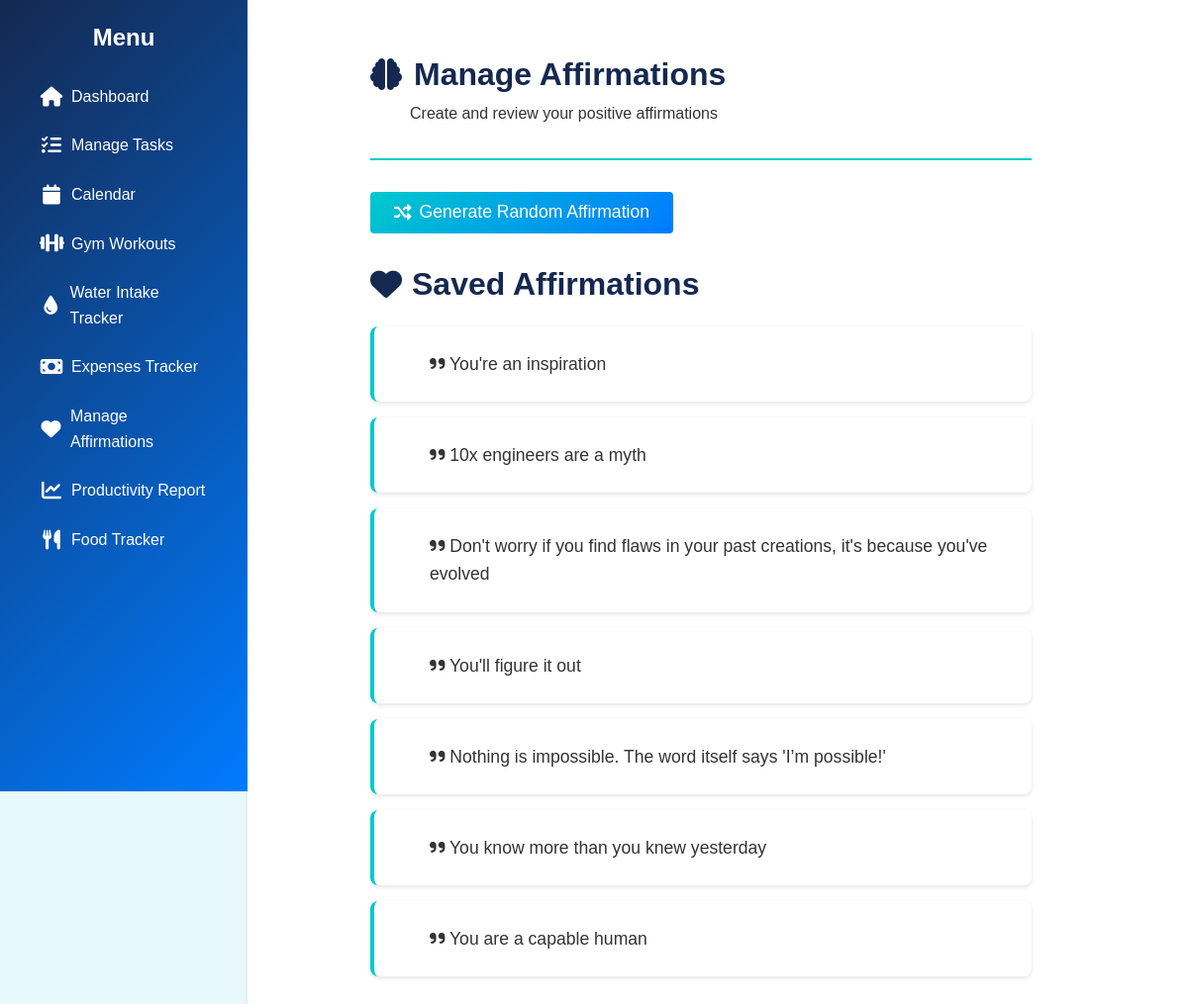
/affirmations, run on the app's committed database.
### app.py (models this page shows)
class Affirmation(db.Model):
    id = db.Column(db.Integer, primary_key=True)
    message = db.Column(db.String(200), nullable=False)

### app.py (the view, shortened to what this page needs)
@app.route('/affirmations', methods=['GET', 'POST'])
def affirmations():
    all_affirmations = Affirmation.query.all()
    return render_template('affirmations.html', affirmations=all_affirmations)

### templates/affirmations.html (shortened to what this page needs)
{% extends "base.html" %}
{% block content %}
<div class="affirmations-page">
    <div class="affirmations-header">
        <h1 class="affirmations-title">
            <i class="fa-solid fa-brain"></i> Manage Affirmations
        </h1>
        <p class="affirmations-subtitle">Create and review your positive affirmations</p>
    </div>
    <div class="affirmations-actions">
        <form action="{{ url_for('generate_affirmation') }}" method="GET" class="affirmation-form">
            <button type="submit" class="btn btn-affirmation">
                <i class="fas fa-random"></i> Generate Random Affirmation
            </button>
        </form>
    </div>
    <div class="affirmations-list-container">
        <h2 class="affirmations-list-title">
            <i class="fas fa-heart"></i> Saved Affirmations
        </h2>
        {% if affirmations %}
        <ul class="affirmations-list">
            {% for affirmation in affirmations %}
            <li class="affirmation-card">
                <div class="affirmation-content">
                    <i class="fas fa-quote-right affirmation-quote"></i>
                    {{ affirmation.message }}
                </div>
             </li>
            {% endfor %}
        </ul>
        {% else %}
        <div class="empty-affirmations">
            <i class="fas fa-comment-slash"></i>
            <p>No affirmations saved yet. Generate your first one!</p>
        </div>
        {% endif %}
    </div>
</div>
{% endblock %}

### static/style.css (style rules this page uses)
:root { --primary-dark: #142850; --primary-blue: #007BFF; --primary-light: #e8f9fd; --accent-turquoise: #00c9cc; --success-green: #4CAF50; --warning-orange: #FFC107; --danger-red: #F44336; --white: #ffffff; --light-gray: #f5f5f5; --medium-gray: #e0e0e0; --dark-gray: #333333; --black: #000000; --main-font: 'Poppins', sans-serif; --heading-font: 'Poppins', sans-serif; --base-font-size: 16px; --text-regular: 1rem; --text-small: 0.875rem; --text-large: 1.25rem; --space-xs: 0.25rem; --space-sm: 0.5rem; --space-md: 1rem; --space-lg: 1.5rem; --space-xl: 2rem; --space-xxl: 3rem; --radius-sm: 4px; --radius-md: 8px; --radius-lg: 12px; --radius-xl: 16px; --radius-round: 50%; --shadow-sm: 0 2px 4px rgba(0,0,0,0.1); --shadow-md: 0 4px 8px rgba(0,0,0,0.15); --shadow-lg: 0 8px 16px rgba(0,0,0,0.2); --shadow-inset: inset 0 2px 4px rgba(0,0,0,0.1); --transition-fast: 0.15s ease; --transition-normal: 0.3s ease; --transition-slow: 0.5s ease; --z-sidebar: 100; --z-modal: 200; --z-toast: 300; }
* { box-sizing: border-box; margin: 0; padding: 0; }
html { font-size: var(--base-font-size); scroll-behavior: smooth; }
body { font-family: var(--main-font); line-height: 1.6; color: var(--dark-gray); background-color: var(--primary-light); -webkit-font-smoothing: antialiased; -moz-osx-font-smoothing: grayscale; }
h1, h2, h3, h4, h5, h6 { font-family: var(--heading-font); color: var(--primary-dark); margin-top: 0; line-height: 1.2; font-weight: 600; }
h1 { font-size: 2.5rem; }
h2 { font-size: 2rem; }
p { margin-bottom: var(--space-md); }
ul, ol { margin-bottom: var(--space-md); padding-left: var(--space-lg); }
.btn { display: inline-flex; align-items: center; justify-content: center; padding: var(--space-sm) var(--space-md); background-color: var(--primary-blue); color: var(--white); border: none; border-radius: var(--radius-sm); cursor: pointer; transition: all var(--transition-normal); font-size: var(--text-regular); font-weight: 500; text-align: center; gap: var(--space-sm); line-height: 1; }
.affirmations-page { max-width: 800px; padding: 2rem; text-align: left; padding-left: 100px; }
.affirmations-header { border-bottom: 2px solid var(--accent-turquoise); padding-bottom: 1rem; margin-bottom: 2rem; text-align: left; }
.affirmations-title { display: flex; align-items: center; gap: 12px; font-size: 2rem; color: var(--primary-dark); margin-bottom: 0.5rem; justify-content: flex-start; }
.affirmations-subtitle { color: var(--dark-gray); margin-left: 40px; text-align: left; }
.btn-affirmation { background: linear-gradient(135deg, var(--accent-turquoise), var(--primary-blue)); padding: 12px 24px; font-size: 1.1rem; margin-left: 0; }
.affirmations-list-container { margin-top: 2rem; text-align: left; }
.affirmations-list-title { display: flex; align-items: center; gap: 10px; color: var(--primary-dark); margin-bottom: 1.5rem; justify-content: flex-start; }
.affirmations-list { list-style: none; padding: 0; display: flex; flex-direction: column; gap: 1rem; text-align: left; }
.affirmation-card { background: var(--white); border-radius: var(--radius-md); box-shadow: var(--shadow-sm); padding: 1.5rem; display: flex; justify-content: space-between; align-items: center; border-left: 4px solid var(--accent-turquoise); transition: transform 0.2s ease; text-align: left; }
.affirmation-content { flex: 1; position: relative; padding-left: 2rem; font-size: 1.1rem; line-height: 1.6; text-align: left; }

### data on the page
Affirmation: message "You're an inspiration"
Affirmation: message "10x engineers are a myth"
Affirmation: message "Don't worry if you find flaws in your past creations, it's because you've evolved"
Affirmation: message "You'll figure it out"
Affirmation: message "Nothing is impossible. The word itself says 'I’m possible!'"
Affirmation: message "You know more than you knew yesterday"
Affirmation: message "You are a capable human"
